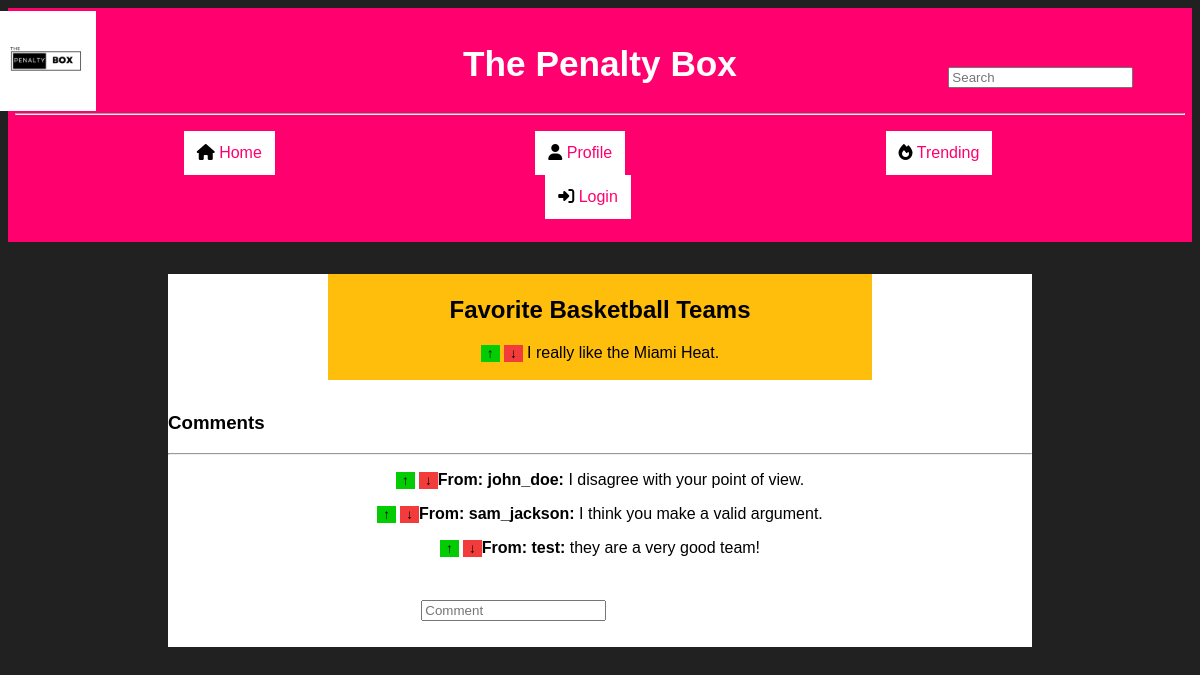
/post.php?post_id=2, run on the app's committed database.
### tables this page shows
CREATE TABLE `posts` (
  `post_id` bigint(20) UNSIGNED NOT NULL,
  `topic_id` int(11) NOT NULL,
  `user_id` int(11) NOT NULL,
  `body` text NOT NULL,
  `updated_at` timestamp NOT NULL DEFAULT current_timestamp()
);

CREATE TABLE `topics` (
  `topic_id` bigint(20) UNSIGNED NOT NULL,
  `title` varchar(255) NOT NULL,
  `description` text NOT NULL,
  `created_by` int(11) NOT NULL,
  `updated_at` timestamp NOT NULL DEFAULT current_timestamp()
);

CREATE TABLE `comments` (
  `comment_id` bigint(20) UNSIGNED NOT NULL,
  `post_id` int(11) NOT NULL,
  `user_id` int(11) NOT NULL,
  `body` text NOT NULL,
  `updated_at` timestamp NOT NULL DEFAULT current_timestamp()
);

CREATE TABLE `users` (
  `user_id` bigint(20) UNSIGNED NOT NULL,
  `username` varchar(50) NOT NULL,
  `email` varchar(50) NOT NULL,
  `password` varchar(255) NOT NULL,
  `updated_at` timestamp NOT NULL DEFAULT current_timestamp(),
  `is_admin` tinyint(1) DEFAULT 0
);

### post.php (the view, shortened to what this page needs)
<?php
include 'config.php';
if(isset($_SESSION['user'])&& isset($_SESSION['$uid'])) {
  $user = $_SESSION['user'];
  $uid = $_SESSION['$uid'] ;
}else{
  $user = null;
  $uid = null;
}
$sql2 = "SELECT user_id FROM users WHERE is_admin = TRUE";
$res = $pdo->query($sql2);
while ($row = $res->fetch()){
  if($row['user_id'] == $uid){
    $isAdmin = TRUE;
  }else{
    $isAdmin = FALSE;
  }
}
?>
<!DOCTYPE html>
<html lang="en">
<head>
    <link rel="stylesheet" href="./css/styles.css">
</head>
</head>
<body>
    <header>
        <nav class = "navbar">
            <h1>The Penalty Box</h1>
            <img class = "logo" src = "Penalty.png" width="100em" height="100em">
            <form action="search.php" method="GET">
            <input type="text" name = "search" placeholder="Search">
          </form>
            <hr>
            <ul>
                <li><i class="fa-solid fa-house"></i><a href = "index.php"> Home</a></li>
                <li><i class="fa-solid fa-user"></i><a href = "profile.php"> Profile</a></li>
                <li><i class="fa-solid fa-fire"></i><a href = "trending.php"> Trending</a></li>
                <?php
                  if($user == '' || $user == null){
                    echo " <li><i class='fa-solid fa-right-to-bracket'></i><a href = 'login.html'> Login</a></li>";
                  }else{
                    echo " <li><i class='fa-solid fa-right-to-bracket'></i><a href = 'logout.php'> Logout</a></li>";
                  }
                ?>
            </ul>
        </nav>
    </header>
<div class ="post-sec">
    <?php
        $pid = $_GET["post_id"];
        $sql = "SELECT title, body FROM posts P JOIN topics T ON T.topic_id = P.topic_id WHERE post_id =".$pid.";";
        $res = $pdo->query($sql);
        if($row = $res->fetch()){
          if($isAdmin == FALSE){
            echo "<div class = 'post'>";
            echo "<h2>".$row['title']."</h2>";
            echo "<p style = 'text-align:center'><td><button class='upvote' onclick='upvoteForum(1)'> &uarr;</button> <button class='downvote' onclick='upvoteForum(1)'>&darr;</button></td>   "  .$row['body']."</p>";
            echo "</div>";
          }
        }
    ?>
	<div class="comments">
		<h3>Comments</h3>
        <hr>
		<?php
            $pid = $_GET["post_id"];
            $sql2 = "SELECT C.comment_id, C.body, U.username FROM comments C JOIN posts P ON C.post_id = P.post_id JOIN users U ON U.user_id = C.user_id WHERE C.post_id=".$pid.";";
            $res = $pdo->query($sql2);
            while($row = $res->fetch()){
              if($isAdmin == FALSE){
                echo "<div class = 'comments'>";
                echo "<p style = 'text-align:center'><td><button class='upvote' onclick='upvoteForum(1)'> &uarr;</button> <button class='downvote' onclick='upvoteForum(1)'>&darr;</button></td><strong>From: ".$row['username'].": </strong> "  .$row['body']." </p>";
                echo "</div>";
              }
            }
            echo "<form method='GET' action='comment.php?post_id='.$pid.>";
            echo  "<input class = 'pReply' name = 'comm' type='text' placeholder='Comment'>";
            echo "</form>";
            ?>
	</div>
</div>
</body>

### css/styles.css (style rules this page uses)
body { background-image: url('bg.jpg'); background-color: #212121 ; font-family: Arial, Helvetica, sans-serif; }
i { color: black; }
.logo { position: absolute; top: .7em; right : 92% }
.navbar { background-color:#ff006e ; color: white; text-align: center; padding: 7px; }
header h1 { font-size: 2.2em; }
header input { position : absolute; top: 5em; right: 5em; }
.navbar li { display: inline-block; background-color: white; margin-right: 10em; margin-left: 6em; padding: 10px; border: solid ; }
.navbar a { text-decoration: none; color: #ff006e ; }
.upvote { background-color: rgb(3, 204, 3); border : none; }
.downvote { background-color: rgb(242, 60, 60); border : none; }
.post { background-color: #ffbe0b; padding: 2px; margin: 2em 10em; }
.post h2 { text-align: center; }
.comments { background-color: white; text-align: left; }
.post-sec { background-color: white; margin: 2em 10em; }
.pReply { margin: 2em 19em; }

### data on the page
posts: topic.title "Favorite Basketball Teams", body "I really like the Miami Heat."
comments: user.username "john_doe", body "I disagree with your point of view."
comments: user.username "sam_jackson", body "I think you make a valid argument."
comments: user.username "test", body "they are a very good team!"
